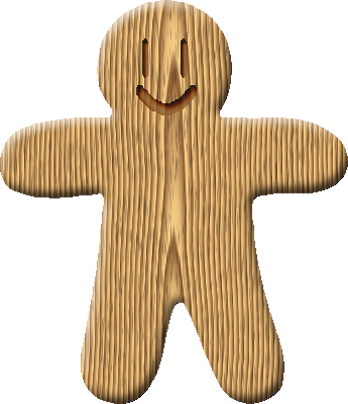
#> input picture data/ginger.png, 348 x 404 px
$ jupyter execute --allow-errors Exercise3.ipynb
#> lines starting #> are read from the running program, lines starting #| are printed output that depends on the picture
# MathFound - EXERCISE 3 - MLS FOR IMAGES, CURVES & PCA

### General Rules

**Plagiarism note.** Copying code (either from other students or from external sources) is strictly prohibited! We will be using automatic anti-plagiarism tools, and any violation of this rule will lead to expulsion from the class.

Late submissions up to 24h will be accepted with a penalty, except for extensions in case of serious illness or emergency. In that case please notify the assistant and provide a relevant medical certificate.

**Software.** All exercises of this course use Python.

**What to hand in.** Upload a .zip file of your solution in Moodle. The file must be called `MATHFOUND23-3-firstname-familyname.zip`. The `.zip` file MUST contain the following data inside:

* A jupyter notebook with the solution to the exercise and a description of what you implemented and comments/explanations on your results.

**OR**

* The solution in `.py` format and a `readme.pdf` file containing a description of what you’ve implemented and instructions for running it, as well as explanations/comments on your results.

**Grading** This homework is 8.3% of your final grade. Your submission will be graded according to the quality of the images produced by your program, the conformance of your program to the expected behaviour of the assignment, and your understanding of the underlying techniques used in the assignment. The submitted code must produce exactly the same images included in your submission.

### Goal of this exercise

In this exercise you will apply what you learned about the Moving Least Squares (MLS) method to images and curves. You will read and implement parts of research papers that used MLS. In the second part you will apply PCA for data compression.

## Part 1 - Image deformation using MLS

The first task of this assignment is to write code which deforms images based on moving least squares as presented in the paper "Image Deformation using Moving Least Squares" by Schaefer et al. (provided with the exercise). In this paper, the authors propose a method to smoothly deform images using different kinds of transformations and allow the user to manipulate sets of points and segments to specify the deformations. For this exercise you will only focus on image deformations using sets of points.

Write a program which takes as input an image, some input and output control points and performs the deformation. The algorithm should follow the description from the paper. The three kinds of transformation, i.e. affine, similarity and rigid transformations should be supported by your program. Please note that we don't ask for an interactive application so that you don't need to worry about making the code fast (precomputation of some terms, approximation of the image by a grid), but you can do it if you wish.

Some pointers to help with your implementation:

* Read section 2 of the paper to understand the types of transformations you need to apply.
* Implement backwards warping to avoid artifacts (estimate transformation from the output points to the input points).
* You can use `scipy.ndimage.map_coordinates` to implement the warping process
* To optionally implement the image approximation by a grid for a significant speedup, you can use `numpy.meshgrid` and `scipy.interpolate.griddata`

Your result should resemble the following, where the green and red points are the input and output control points respectively.

### Required output

* **Code that deforms images according to user input using all three methods described above (affine, similarity and rigid).**
* **Representative image results of the gingerbread man (provided with the exercise) and at least one more image of your choice.**

### Selecting the control points interactively (optional)

If you want to create an interactive version of your image deformation code, you can look into using `ipywidgets` which allows you to set a callback function when the user clicks on the displayed image (with matplotlib). Any other solution is also fine (for example if you want to make a standalone `.py` for that part :).

#### Solution

[cell 1]
import matplotlib.pyplot as plt
import numpy as np

[cell 2]
def plot_deformed(ax, title: str, image: np.ndarray, p: np.ndarray, q: np.ndarray):
    ax.set_title(title)
    ax.imshow(image)
    ax.scatter(p[:,0], p[:,1], edgecolors="lime", facecolors='none', marker="o")
    ax.scatter(q[:,0], q[:,1], color="red", marker="x")
    ax.axis("off")

[cell 3]
image = plt.imread("data/ginger.png")
#> image is the input picture: shape (404, 348, 3) float32; mean R, G, B 0.859, 0.781, 0.68

# control points
p = np.array([[160,50], [170, 160], [180, 270], [30, 160], [270, 155], [340, 160], [115, 370], [250, 370]])

# deformed positions
q = np.array([[160,50], [170, 160], [160, 280], [10, 250], [270, 110], [340, 70], [150, 370], [270, 360]])
eps=1e-8
alpha=1.0
# weights=1/(np.linalg.norm(p-q,axis=1)+eps)**(2*alpha)
# p_star=np.sum(weights*p,axis=1)
h,w,c=image.shape
#> h = 404; w = 348; c = 3
grid_x ,grid_y= np.arange(w), np.arange(h)
#> grid_x = 348 values from 0 to 347; grid_y = 404 values from 0 to 403
v_y, v_x = np.meshgrid(grid_x, grid_y)

grow = v_x.shape[0]  # grid rows
#> grow = 404
gcol = v_x.shape[1]  # grid cols
#> gcol = 348
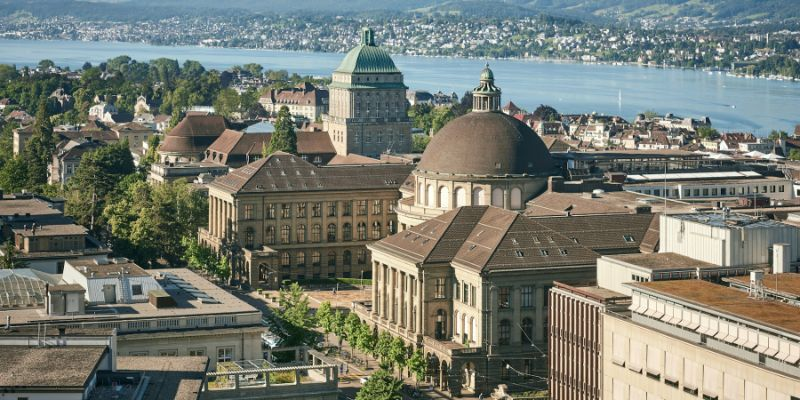
#> input picture data/ethz.png, 800 x 400 px
#> further down, image is the input picture: shape (400, 800, 3) float32; mean R, G, B 0.467, 0.484, 0.445
ctrls = p.shape[0]  # control points


p_reshape = p.reshape(ctrls, 2, 1, 1)                                              # [ctrls, 2, 1, 1]
#> (the rest of this cell did not finish here and is left out)

## Part 2 - Curve and Surface Reconstruction Using MLS

As described in the lectures, moving least squares (MLS) can be used to approximate a function given samples from that function at sample points. In this exercise, we will utilize this method to reconstruct curves. We provide a few example datasets.

### Implicit MLS Surfaces

Given some samples points and attributes (i.e. normals, colors), we seek to find a function $f(\mathbf{x}) : \mathbb{R}^2 \rightarrow \mathbb{R}$ such that the curve is given by $\mathcal{S} = \{ \mathbf{x} \vert f(\mathbf{x}) = 0, \nabla f(\mathbf{x}) \neq \mathbf{0} \}$

### Curves derivation

MLS based surfaces can be computed by considering different degrees for the local approximations and constraints, as described in the lectures. The first part of the exercise is to derive on paper one of the simplest definitions for MLS based surfaces. For this task, we assume that the locally fit polynomial consists of a single constant term, $f(\mathbf{x}) = c_0$,

$$
\underset{c_0}{\operatorname{argmin}}\sum_i \phi(||\mathbf{x} - \mathbf{x}_i||)(c_0 - f_i(\mathbf{x}))^2
$$

Using the following local functional approximation

$$
f_i(\mathbf{x}) = \mathbf{n_i}^T(\mathbf{x} - \mathbf{x_i})
$$

**derive the closed-form expression for the resulting implicit function** $f(\mathbf{x})$.

Hint: it is a weighted least squares problem for the scalar $c_0$, and hence reduces to a simple normalized average.

#### Solution

_write your answer here_

### Curves plotting

Evaluate the derived $f(\mathbf{x})$ for the given example point sets with 2D points and normals, on a regular grid. For the definition of $\phi$, use a Gaussian of a chosen $\sigma$ such that $\phi(r) = e^{-r^2/\sigma^2}$. Initialize a matrix representing the grid. Then, for each grid center, evaluate the function $f$ and store the value at the entry of the matrix corresponding to that grid. Finally, plot this matrix as a heatmap or similar, overlaid with the sample points in the same image (as shown below). Optionally visualize the zero level set of the matrix (in orange).

Generate **a few images with different $\sigma$ values to illustrate how it affects the approximation and discuss your results**. You can see the reconstructed curve by observing the values of $f$ close to zero. How is the value of $\sigma$ influencing the results ?

#### Implementation hints

* You can use `imshow` from `matplotlib` to visualize the matrix
* If the plotted $f(\mathbf{x})$ looks too smooth, try decreasing $\sigma$. Similarly, if you get discountinuous $f(\mathbf{x})$, try increasing $\sigma$.
* You can use numpy to load the data:

[cell 4]
import matplotlib.pyplot as plt
import numpy as np

#> (the rest of this cell did not finish here and is left out)

### Solution

[cell 5]
# Curve plotting functions to help you get started, feel free to modify
import matplotlib.colors

def plot_curve(fig, ax, points, x, y, grid):
    extent = (np.min(x), np.max(x), np.min(y), np.max(y))
    norm = matplotlib.colors.TwoSlopeNorm(vcenter=0.0)

    mappable = ax.imshow(grid, origin="lower", extent=extent, cmap="RdBu", norm=norm)
    ax.plot(points[:,0], points[:,1], color="blue")
    ax.contour(x, y, grid, levels=[0], colors="orange")

    fig.colorbar(mappable, ax=ax)

[cell 6]
NX, NY = 300, 200  # grid resolution
x_axis = np.linspace(-2.2, 2.2, NX)
y_axis = np.linspace(-1.5, 2.5, NY)

fig, axis = plt.subplots(1, 3, figsize=(16, 3.5))

#> (the rest of this cell did not finish here and is left out)

#### Bonus exercise - numerically stable implementation

_Added to Exercise 3, maximum points cannot exceed 100%_

You will observe that with small $\sigma$, the function $f$ becomes numerically unstable at some regions of the grid. Dervive and implement numerically stable verison of $f(\mathbf{x})$ with the given $\phi(r)$

## Part 3 - Image Compression using PCA

As described in the lecture, PCA is a powerful technique commonly used in machine learning and image processing to reduce the dimensions of data while preserving its important features. This is particularly useful when working with large datasets, as it can help reduce the computational complexity of your algorithms while maintaining the quality of the data.

In this small exercise, you will use PCA to compress a **single** image by reducing the number of dimensions along its rows. This will help you gain a better understanding of how PCA works and how it can be used in real-world applications. You will be given a sample image, and your task will be to apply PCA to it to reduce its dimensions while minimizing the loss of information.

You will be given two programming tasks to complete:

### Plotting Reduced Images:
Write a Python function `pca_on_cols(image, n_comps)` that takes an image and an integers n_comps as input and plots the compressed/reconstructed image obtained by projecting the image rows onto n_comps principal components.
To test the function and compare different results depending on the number of used principal components, run the function `plot_reduced_images(image, n_comps)` that takes the test image and a list of integers n_comps as input and plots the compressed/reconstructed images obtained by calling your `pca_on_cols` function.

### Plotting Variance vs. Components:
Write a Python function `plot_variance_vs_components(image)` that takes an image as input and plots the variance maintained as a function of the number of principal components kept. This will help you to determine how many principal components to keep in order to achieve a desired level of compression.

*Hint:* You are allowed to use [sklearn.decomposition.PCA](https://scikit-learn.org/stable/modules/generated/sklearn.decomposition.PCA.html) to solve the tasks

[cell 7]
import numpy as np
import matplotlib.pyplot as plt
import cv2
from typing import Tuple, List
from sklearn.decomposition import PCA

[cell 8]
def pca_on_cols(image: np.ndarray, n_comps: int) -> Tuple[np.ndarray, np.ndarray]:
    """Applies PCA on the rows of the image, separately on the three color channels and reconstructs
    the image using the reduced representations of each color channel.

    Args:
            image (ndarray) - Input image of shape (height, width, 3) where 3 represents the three color
                                channels (blue, green, red).
            n_comps (int)   - Number of principal components to keep for each color channel

    Returns:
            A tuple containing the reconstructed image of the same shape as the input image, and
            the cumulative explained variance ratio averaged over the PCA for each color channel.
    """

    img_reduced = image
    explained_variance = 0

    #TODO START


    #TODO END
    return img_reduced, explained_variance

[cell 9]
def plot_variance_vs_components(image):
    """Computes the cumulative explained variance of principal component analysis (PCA) on each color
    channel of an input image and plots it against the number of principal components.

    Args:
        image (np.ndarray) - Input image of shape (height, width, 3) where 3 represents the three color
                             channels (blue, green, red).

    Plots:
        A line plot of the cumulative explained variance vs. the number of principal components.
    """
    cumulative_variance = 0
    #TODO START

    #TODO END
    plt.plot(cumulative_variance)
    plt.xlabel('Number of Principal Components')
    plt.ylabel('Cumulative Explained Variance')
    plt.title('Cumulative Explained Variance vs. Number of Principal Components')
    plt.show()
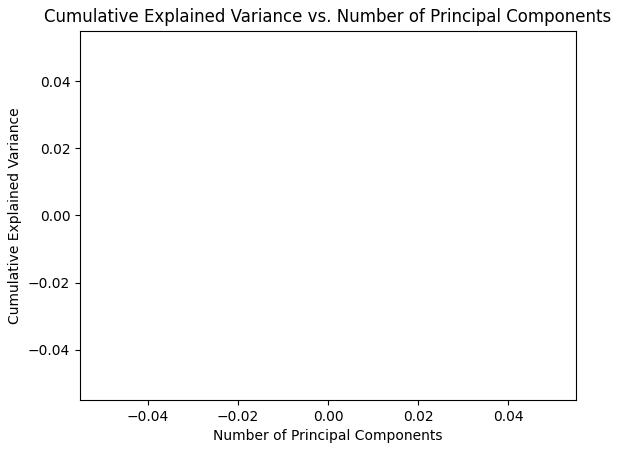
#> figure drawn by matplotlib, 1 panel

[cell 10]
def plot_reduced_images(image: np.ndarray, n_comps: List[int]):
    """Reduces an input image using principal component analysis (PCA) with different numbers of
    components and plots the reduced images side by side.

    Args:
        image (np.ndarray) - Input image of shape (height, width, 3) where 3 represents the three color
                             channels (blue, green, red).
        n_comps (int or List[int]) - Number(s) of principal components to use for reducing the image.

    Plots:
        A grid of reduced images, one for each number of principal components specified in n_comps.
    """
    _, axes = plt.subplots(nrows=5, ncols=2, figsize=(15,24))
    i = 0

    for n in n_comps:
        ax = axes.flat[i]
        image_reduced, _ = pca_on_cols(image, n_comps = n)
        ax.imshow(image_reduced)
        ax.set_axis_off()
        ax.set_title(f"Reduced image on {n} components")
        i += 1
#> this loop made 10 passes
#> n on passes 4 to 10: 5, 10, 20, 50, 100, 250, 400
#> after the loop, i = 10

    plt.tight_layout()
    plt.show()

[cell 11]
image = plt.imread('data/ethz.png')

plot_variance_vs_components(image)
plot_reduced_images(image, n_comps = [1, 2, 3, 5, 10, 20, 50, 100, 250, image.shape[0]])
